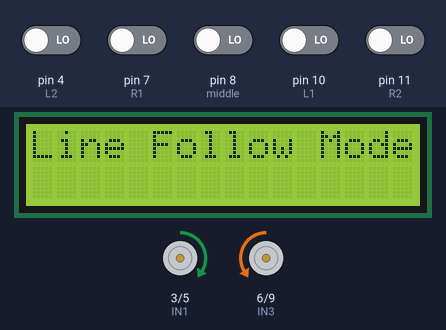
Simulated run of this sketch. Board: Arduino Uno, built with avr-gcc and run on an emulated ATmega328P. On the bench: 16×2 character LCD, motor-driver pin pairs drawn as motors (green arrow = first pin HIGH = forward, orange = second pin HIGH = backward, longer = more drive). The inputs (shaded band) are chosen by the test bench; at power-on: pin 4 (L2), pin 7 (R1), pin 8 (middle), pin 10 (L1), pin 11 (R2) LOW. What the sketch prints to the serial monitor is not drawn.

Above: at 1.2 s.
1.3 s: pin 11 (R2) driven HIGH
At 1.6 s:
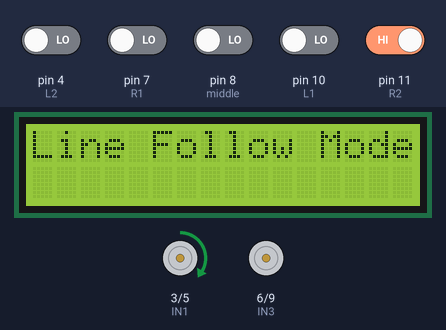
4.3 s: pin 7 (R1) driven HIGH
At 5.6 s:
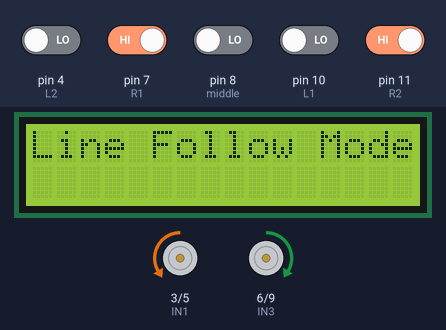
7.3 s: pin 4 (L2) driven HIGH
At 8.0 s:
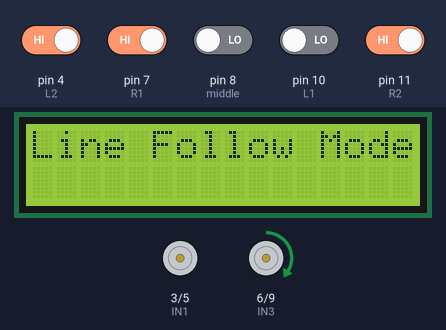
8.8 s: pin 10 (L1) driven HIGH
At 10.2 s:
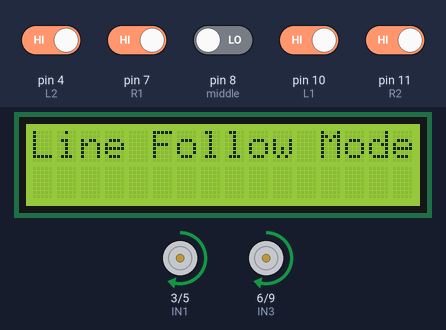
11.8 s: pin 10 (L1) driven LOW
At 12.6 s:
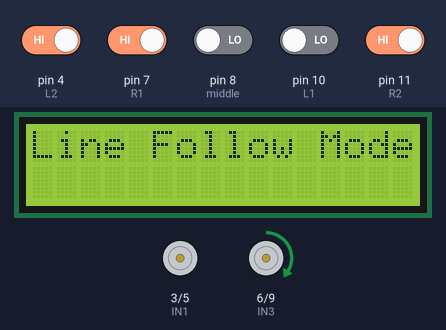
14.8 s: pin 7 (R1) driven LOW
At 15.4 s:
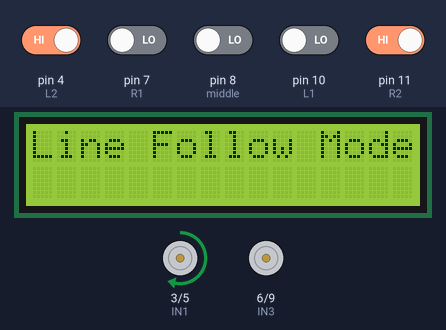
Timing chart, 0 to 17.8 s (numbered marks = the images above; inputs shaded):
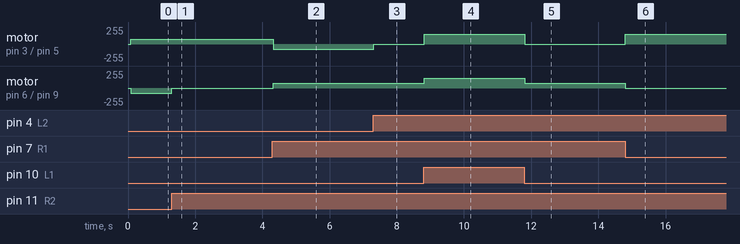

Measured:
- after the input at 1.3 s, motor on pin 6 (IN3) / pin 9 (IN4): backward 75/255 → stopped at once
- after the input at 4.3 s, motor on pin 3 (IN1) / pin 5 (IN2): forward 75/255 → backward 75/255 at once; motor on pin 6 (IN3) / pin 9 (IN4): stopped → forward 75/255 at once
- after the input at 7.3 s, motor on pin 3 (IN1) / pin 5 (IN2): backward 75/255 → stopped at once
- after the input at 8.8 s, motor on pin 3 (IN1) / pin 5 (IN2): stopped → forward 150/255 at once; motor on pin 6 (IN3) / pin 9 (IN4): forward 75/255 → forward 150/255 at once
- after the input at 11.8 s, motor on pin 3 (IN1) / pin 5 (IN2): forward 150/255 → stopped at once; motor on pin 6 (IN3) / pin 9 (IN4): forward 150/255 → forward 75/255 at once
- after the input at 14.8 s, motor on pin 3 (IN1) / pin 5 (IN2): stopped → forward 150/255 at once; motor on pin 6 (IN3) / pin 9 (IN4): forward 75/255 → stopped at once

The sketch:

IR_Mode.ino
```cpp
#include <LiquidCrystal_I2C.h>

LiquidCrystal_I2C lcd(0x27,16,2);  // set the LCD address to 0x27 for a 16 chars and 2 line display

#define IN1 3     // Left Motor forward
#define IN2 5     // Left Motor backward
#define IN3 6     // Right motor forward
#define IN4 9     // Right Motor backward

//Pins of 5 channel IR sensor
#define L2 4
#define L1 10
#define middle 8
#define R1 7
#define R2 11

bool sensorValues[5];
char lastMove = 'F';

void setup() {
  // put your setup code here, to run once:
  pinMode(IN1, OUTPUT);
  pinMode(IN2, OUTPUT);
  pinMode(IN3, OUTPUT);
  pinMode(IN4, OUTPUT);
  pinMode(L2, INPUT);
  pinMode(L1, INPUT);
  pinMode(middle, INPUT);
  pinMode(R1, INPUT);
  pinMode(R2, INPUT);
  lcd.init();
  lcd.backlight();
  Serial.begin(9600);
}

void loop() {
  // put your main code here, to run repeatedly:
  lcd.clear();
  lcd.setCursor(0, 0);
  lcd.println("Line Follow Mode");
  readSensors();
  if (!sensorValues[4]) {
    turn_right();
  }
  else if (!sensorValues[3]) {
    right();
  }
  else if (!sensorValues[0]) {
    turn_left();
  }
  else if (!sensorValues[1]) {
    left();
  }
  else if (!sensorValues[2]) {
    forward();
  }
  else {
    continueLastMove();
  }
}

// Moving forward
void forward() {
  analogWrite(IN1, 150);
  analogWrite(IN2, 0);
  analogWrite(IN3, 150);
  analogWrite(IN4, 0);
  lastMove = 'F';
}

// Turning right
void right() {
  analogWrite(IN1, 75);
  analogWrite(IN2, 0);
  analogWrite(IN3, 0);
  analogWrite(IN4, 0);
  lastMove = 'R';
}

// Tight turning right
void turn_right() {
  analogWrite(IN1, 75);
  analogWrite(IN2, 0);
  analogWrite(IN3, 0);
  analogWrite(IN4, 75);
  lastMove = 'R';
}

// Turning left
void left() {
  analogWrite(IN1, 0);
  analogWrite(IN2, 0);
  analogWrite(IN3, 75);
  analogWrite(IN4, 0);
  lastMove = 'L';
}

// Tight turning left
void turn_left() {
  analogWrite(IN1, 0);
  analogWrite(IN2, 75);
  analogWrite(IN3, 75);
  analogWrite(IN4, 0);
  lastMove = 'L';
}

void readSensors() {
  sensorValues[0] = digitalRead(L2);
  sensorValues[1] = digitalRead(L1);
  sensorValues[2] = digitalRead(middle);
  sensorValues[3] = digitalRead(R1);
  sensorValues[4] = digitalRead(R2);

  Serial.print("Sensors: ");
  for (byte i = 0; i < 5; i++) {
    Serial.print(sensorValues[i]);
    Serial.print(" ");
  }
  Serial.println();
}

void continueLastMove() {
  if (lastMove == 'L') left();
  else if (lastMove == 'R') right();
  else forward();
}
```
